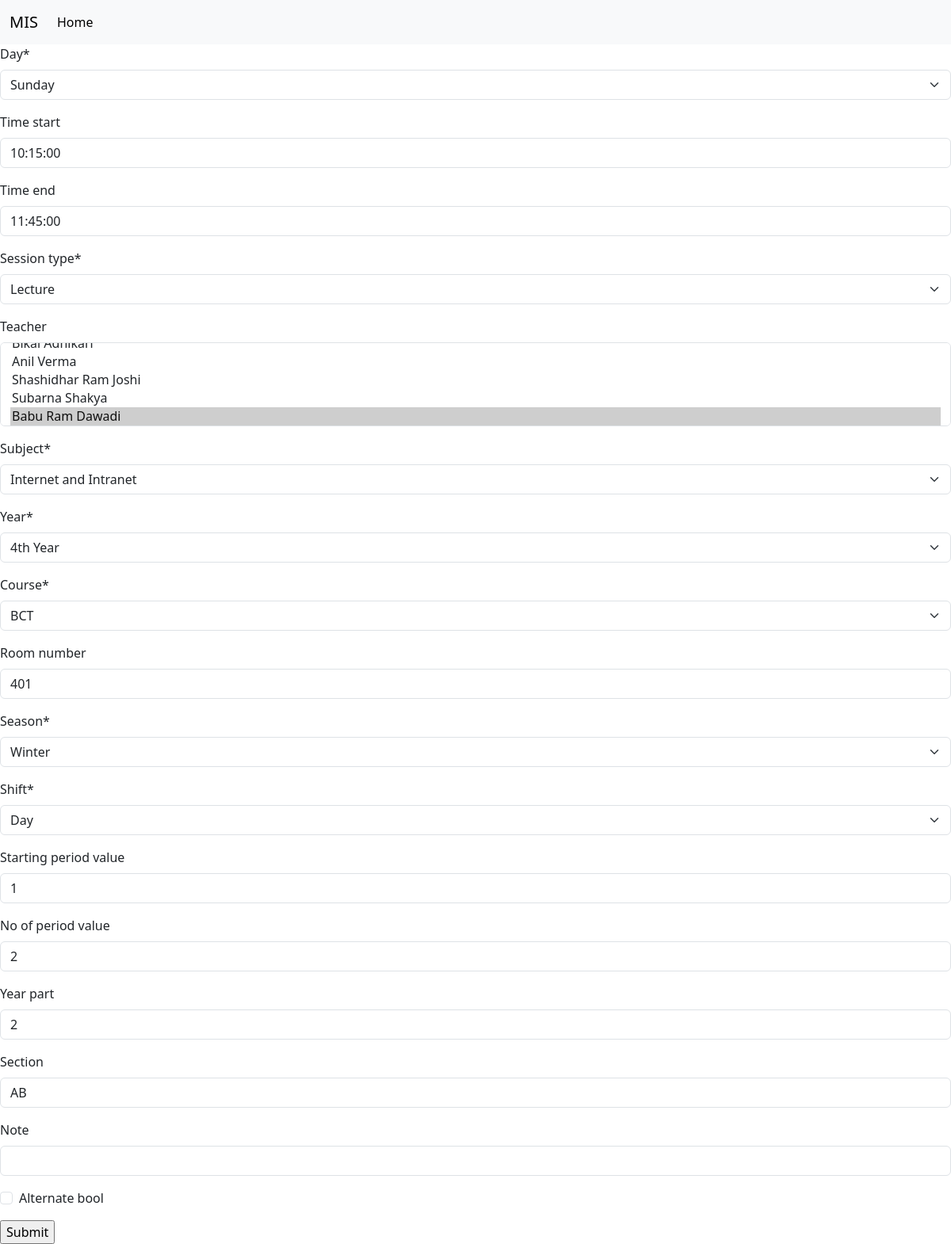
Page /routine_update/4 on the committed database.
### api/models.py (models this page shows, shortened)
class Routine(models.Model):
    DAY_CHOICES = [
        ('sun', 'Sunday'),
        ('mon', 'Monday'),
        ('tue', 'Tuesday'),
        ('wed', 'Wednesday'),
        ('thu', 'Thursday'),
        ('fri', 'Friday'),
    ]
    SESSION_CHOICES = [
        ('lecture', 'Lecture'),
        ('lab', 'Lab'),
        ('tutorial', 'Tutorial'),
        ('lecture and tutorial', 'Lecture + Tutorial'),
    ]
    SEASON_CHOICES = [
        ('winter', 'Winter'),
        ('summer', 'Summer'),
    ]
    SHIFT_CHOICES = [
        ('morning', 'Morning'),
        ('day', 'Day'),
    ]
    day = models.CharField(max_length=3, choices=DAY_CHOICES)
    time_start = models.TimeField(blank=True,null=True)
    time_end = models.TimeField(blank=True,null=True)
    session_type = models.CharField(max_length=25, choices=SESSION_CHOICES)
    teacher = models.ManyToManyField(Teacher,blank=True)
    subject = models.ForeignKey(Subject, on_delete=models.CASCADE)
    year = models.ForeignKey(Year, on_delete=models.CASCADE)
    course = models.ForeignKey(Course, on_delete=models.CASCADE)
    room_number = models.CharField(max_length=50,blank=True)
    season=models.CharField(max_length=10, choices=SEASON_CHOICES,default="summer")
    shift=models.CharField(max_length=10, choices=SHIFT_CHOICES,default="day")
    starting_period_value=models.CharField(max_length=10,blank=True)
    no_of_period_value=models.CharField(max_length=10,blank=True)
    year_part=models.CharField(max_length=10,blank=True)
    section=models.CharField(max_length=10,blank=True,null=True)
    note=models.CharField(max_length=10,blank=True,null=True)
    alternate_bool = models.BooleanField(default=False)

### Home/views.py (the view)
# urls.py: path('routine_update/<int:id>', views.update_routine, name='routine_update'),
def update_routine(request, id):
    routine = Routine.objects.get(pk=id)
    if request.method == 'POST':
        form = RoutineForm(request.POST, instance=routine)
        if form.is_valid():
            form.save()
            messages.success(request, 'routine has been updated successfully')
            return redirect('/routine')
        else:
            messages.error(request, 'routine could not be updated')
    else:
        form = RoutineForm(instance=routine)
    context = {
        'form': form,
        'routine': routine
    }
    return render(request, 'update_routine.html', context)

### Home/forms.py
class RoutineForm(forms.ModelForm):
    class Meta:
        model = api.Routine
        fields = "__all__"

### api/models.py (called while the page is built)
    def __str__(self):
        return self.year

    def __str__(self):
        return self.name

    def __str__(self):
        return self.name

    def __str__(self):
        return self.name

### templates/update_routine.html (shortened to what this page needs)
{% extends 'base.html' %}
{%load crispy_forms_tags %}
{% block body %}
<form action = "" method = "post">
    {{form |crispy }}
    <input type="submit" value="Submit">
</form>
{% endblock body %}

### rows in the picture
Routine: day "Sunday", time_start "10:15:00", time_end "11:45:00", session_type "Lecture", subject "Internet and Intranet", year "4th Year", course "BCT", room_number "401", season "Winter", shift "Day", starting_period_value "1", no_of_period_value "2", year_part "2", section "AB"
